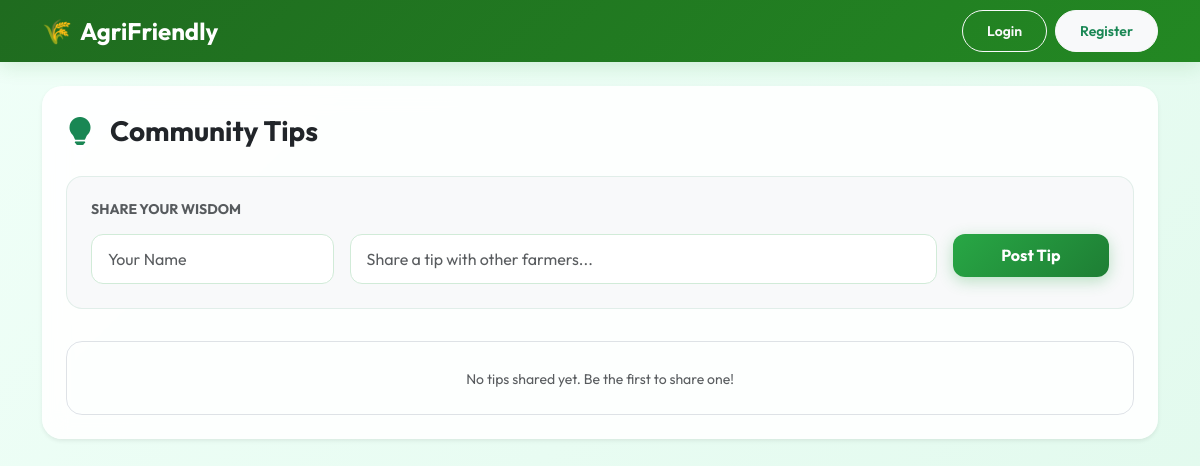
The app's page /tips, older data.
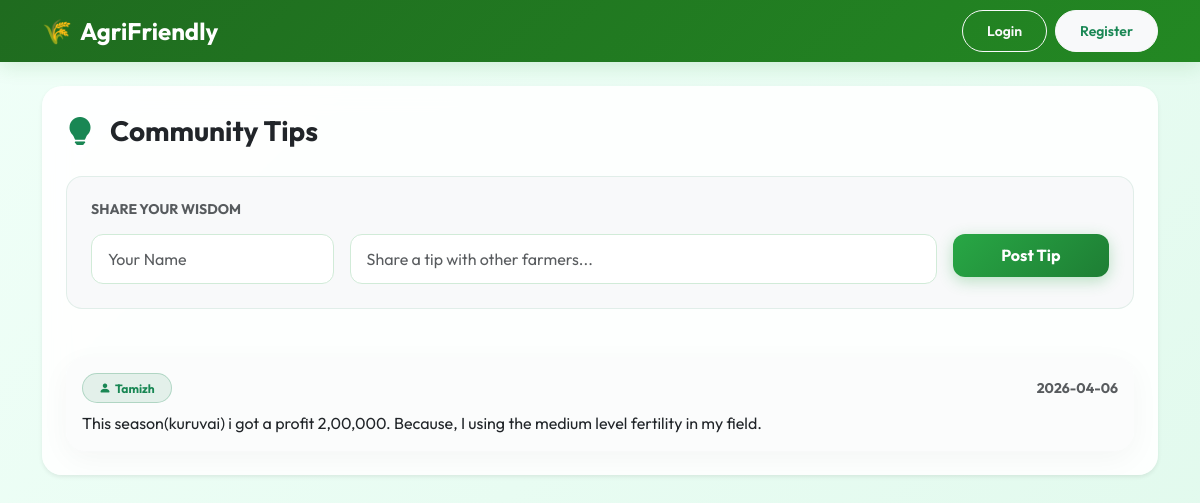
The same page, newer data.
### tables this page shows
CREATE TABLE tips
                 (id INTEGER PRIMARY KEY AUTOINCREMENT,
                  author TEXT,
                  content TEXT,
                  created_at TEXT);

### app.py (the view, shortened to what this page needs)
@app.route('/tips', methods=['GET', 'POST'])
def tips():
    data = query_db("SELECT * FROM tips ORDER BY created_at DESC")
    return render_template("tips.html", tips=data)

### app.py (called while the page is built, shortened)
def query_db(q, args=(), one=False, execute=False):
    conn = sqlite3.connect(DB_NAME)
    cur = conn.cursor()
    cur.execute(q, args)
    if execute:
        conn.commit()
        last_id = cur.lastrowid
        conn.close()
        return last_id
    rv = cur.fetchall()
    conn.commit()
    conn.close()
    return (rv[0] if rv else None) if one else rv

@app.before_request
def load_user():
    request.user_id = None
    request.username = None
    request.user_profile_pic = None
    token = request.cookies.get("jwt_token")

### templates/tips.html
{% extends "base.html" %}
{% block content %}
<div class="card p-4 fade-in border-0 shadow-sm mb-4">
  <div class="d-flex align-items-center mb-4 text-success">
    <i class="bi bi-lightbulb-fill fs-3 me-3"></i>
    <h3 class="fw-bold text-dark mb-0">Community Tips</h3>
  </div>
  <form method="POST" class="mb-5 p-4 bg-light rounded-4 border border-success border-opacity-10">
    <h6 class="fw-bold mb-3 small text-muted text-uppercase">Share your wisdom</h6>
    <div class="row g-3">
      <div class="col-md-3"><input name="author" class="form-control" placeholder="Your Name" required></div>
      <div class="col-md-7"><input name="content" class="form-control" placeholder="Share a tip with other farmers..." required></div>
      <div class="col-md-2"><button class="btn btn-success w-100 fw-bold">Post Tip</button></div>
    </div>
  </form>
  <div class="row g-3">
    {% for t in tips %}
    <div class="col-12">
      <div class="card p-3 mb-0 border-0 bg-light bg-opacity-50 hover-lift">
        <div class="d-flex justify-content-between align-items-center mb-2">
          <span class="badge bg-success bg-opacity-10 text-success border border-success border-opacity-25 rounded-pill px-3 py-2 fw-bold small">
            <i class="bi bi-person-fill me-1"></i>{{ t[1] }}
          </span>
          <small class="text-muted fw-bold x-small">{{ t[3][:10] }}</small>
        </div>
        <p class="mb-0 text-dark">{{ t[2] }}</p>
      </div>
    </div>
    {% endfor %}
  </div>
  {% if not tips %}
  <div class="text-center py-4 text-muted border border-dashed rounded-4">
     <small>No tips shared yet. Be the first to share one!</small>
  </div>
  {% endif %}
</div>
{% endblock %}

### templates/base.html (shortened to what this page needs)
<!DOCTYPE html>
<html>
<head>
  <link href="https://cdn.jsdelivr.net/npm/bootstrap@5.3.2/dist/css/bootstrap.min.css" rel="stylesheet">
  <link href="https://cdn.jsdelivr.net/npm/bootstrap-icons@1.11.1/font/bootstrap-icons.css" rel="stylesheet">
  <link href="https://cdnjs.cloudflare.com/ajax/libs/cropperjs/1.5.13/cropper.min.css" rel="stylesheet">
  <link rel="stylesheet" href="{{ url_for('static', filename='style.css') }}">
</head>
<body>
  <nav class="navbar navbar-expand-lg navbar-dark sticky-top py-2" style="background: var(--nav-gradient);">
    <div class="container d-flex align-items-center justify-content-between">
      <div class="d-flex align-items-center">
        <a class="navbar-brand fw-bold fs-4 d-flex align-items-center" href="/">
          <span class="me-2">🌾</span> <span class="d-none d-sm-inline">AgriFriendly</span><span class="d-inline d-sm-none">Agri</span>
        </a>
      </div>
      <div class="d-flex align-items-center">
        {% if request.username %}
        <div class="dropdown">
          <a href="#" class="d-flex align-items-center text-decoration-none dropdown-toggle text-white" id="profileDropdown" data-bs-toggle="dropdown" aria-expanded="false">
            <div class="profile-img-container shadow-sm border border-2 border-white-50">
              {% if request.user_profile_pic %}
              <img src="{{ url_for('static', filename='uploads/profiles/' + request.user_profile_pic) }}" alt="Profile" class="w-100 h-100 object-fit-cover">
              {% else %}
              <div class="w-100 h-100 d-flex align-items-center justify-content-center bg-success-subtle text-success fw-bold">
                {{ request.username[0].upper() }}
              </div>
              {% endif %}
            </div>
            <span class="ms-2 d-none d-md-inline fw-semibold">{{ request.username }}</span>
          </a>
          <ul class="dropdown-menu dropdown-menu-end shadow-lg border-0 mt-3 fade-in" aria-labelledby="profileDropdown" style="border-radius: 12px; min-width: 220px;">
            <li><h6 class="dropdown-header text-muted text-uppercase small">Manage Account</h6></li>
            <li><a class="dropdown-item py-2" href="#" data-bs-toggle="modal" data-bs-target="#profileModal">📷 Change Photo</a></li>
            <li><a class="dropdown-item py-2" href="#" data-bs-toggle="modal" data-bs-target="#accountModal">⚙️ Account Settings</a></li>
            <li><hr class="dropdown-divider"></li>
            <li><a class="dropdown-item py-2 text-danger fw-bold" href="/logout">🚪 Logout</a></li>
          </ul>
        </div>
        {% else %}
        <div class="d-none d-lg-flex">
          <a class="btn btn-sm btn-outline-light rounded-pill px-4 me-2" href="/login">Login</a>
          <a class="btn btn-sm btn-light text-success rounded-pill px-4" href="/register">Register</a>
        </div>
        {% endif %}
      </div>
    </div>
  </nav>
  <div class="container my-4">
    {% block content %}{% endblock %}
  </div>
</body>
</html>

### static/style.css (style rules this page uses)
:root { --primary-green: #1f6b1f; --secondary-green: #238823; --light-green: #f0fff8; --accent-green: #28a745; --danger-red: #dc3545; --card-shadow: 0 8px 30px rgba(0, 0, 0, 0.04); --hover-shadow: 0 15px 35px rgba(34, 139, 34, 0.1); --nav-gradient: linear-gradient(135deg, #1f6b1f, #238823); }
body { background: linear-gradient(135deg, #f0fff8, #e0f9ec); min-height: 100vh; color: #2b2b2b; font-family: 'Outfit', sans-serif; overflow-x: hidden; }
.navbar { box-shadow: 0 4px 20px rgba(34, 139, 34, 0.15); animation: slideDown 0.6s ease-out forwards; z-index: 1040; }
.card { border-radius: 20px; border: 1px solid rgba(255, 255, 255, 0.3); background: rgba(255, 255, 255, 0.9); backdrop-filter: blur(12px); transition: all 0.3s cubic-bezier(0.25, 0.8, 0.25, 1); box-shadow: var(--card-shadow); }
.btn { border-radius: 12px; font-weight: 600; transition: all 0.25s ease; padding: 0.6rem 1.5rem; }
.btn-success { background: linear-gradient(135deg, #28a745, #1e7e34); border: none; box-shadow: 0 4px 15px rgba(40, 167, 69, 0.3); }
.form-control, .form-select { border-radius: 12px; padding: 0.75rem 1rem; border: 1px solid #d1ebd8; transition: all 0.3s ease; background: #ffffff; }
.fade-in { animation: fadeInUp 0.7s cubic-bezier(0.2, 0.8, 0.2, 1) both; }

### templates/base.html (style rules this page uses)
body { font-family: 'Outfit', sans-serif; }

Row changes from the older to the newer data that the page shows:
added tips: author "Tamizh", created_at "2026-04-06", content "This season(kuruvai) i got a profit 2,00,000. Because, I using the medium level fertility in my field."
Text that changed along with them:
text no longer shown: "No tips shared yet. Be the first to share one!"
